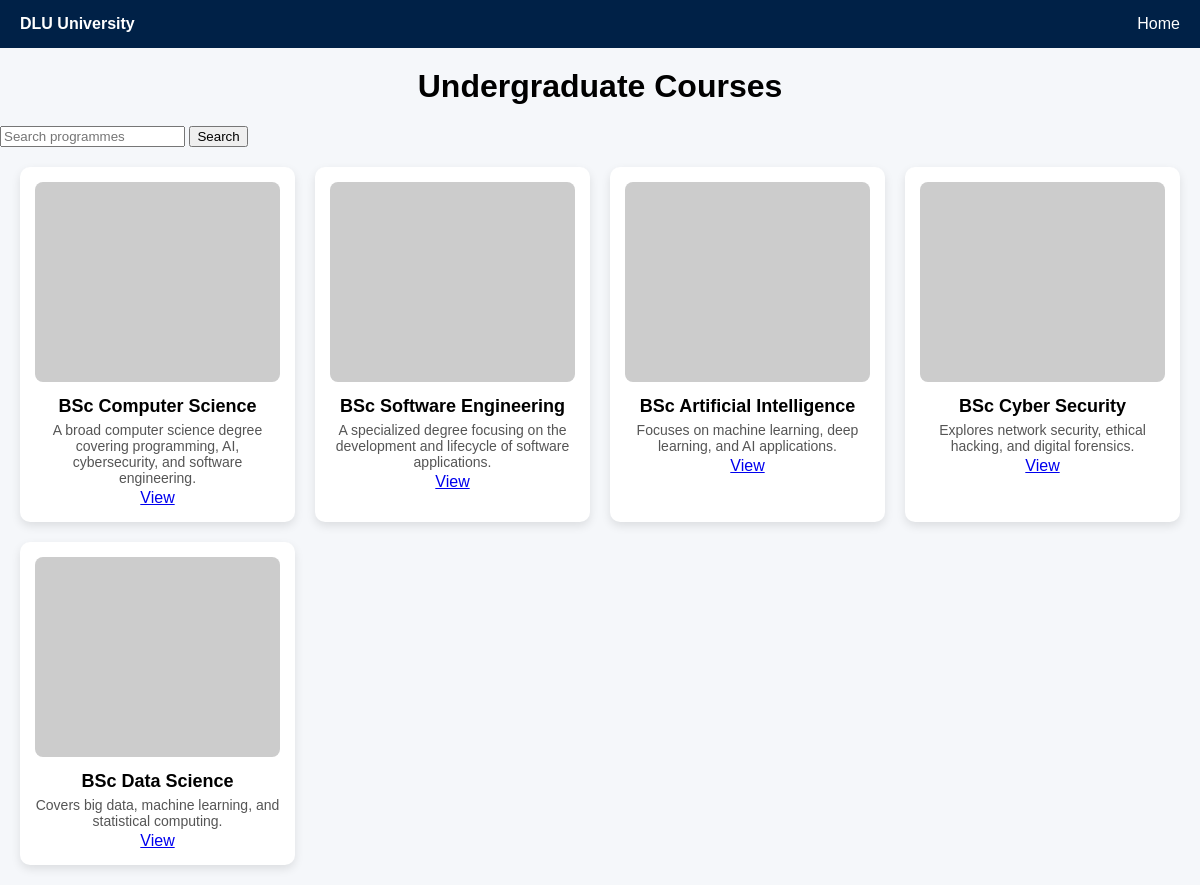
The app's page /course.php?level=1 with its own data.
### tables this page shows
CREATE TABLE `programmes` (
  `ProgrammeID` int(11) NOT NULL,
  `ProgrammeName` text NOT NULL,
  `LevelID` int(11) DEFAULT NULL,
  `ProgrammeLeaderID` int(11) DEFAULT NULL,
  `Description` text DEFAULT NULL,
  `Image` text DEFAULT NULL,
  `is_published` tinyint(4) DEFAULT 1
);

### course.php (the view, shortened to what this page needs)
<?php include 'config.php'; ?>
<!DOCTYPE html>
<html>
<head>
<link rel="stylesheet" href="style.css">
</head>
<body>
<div class="navbar">
<div><b>DLU University</b></div>
<div>
<a href="index.php">Home</a>
     </div>
       </div>
<h1 style="text-align:center; margin-top:20px;">
<?php echo ($_GET['level']==1) ? "Undergraduate Courses" : "Postgraduate Courses"; ?></h1>
<form method="GET" class="form">
     <input type="text" name="search" placeholder="Search programmes">
       <button class="btn">Search</button>
          </form>
<div class="container">
<?php
$level = $_GET['level'];
$sql = "SELECT * FROM Programmes WHERE LevelID=$level";
$result = $conn->query($sql);
while($row = $result->fetch_assoc()){
echo "<div class='card'>";
echo "<img src='".($row['Image'] ? $row['Image'] : "https://via.placeholder.com/300")."'>";
echo "<h2>".$row['ProgrammeName']."</h2>";
echo "<p>".$row['Description']."</p>";
echo "<a href='programme.php?id=".$row['ProgrammeID']."' class='btn'>View</a>";
echo "</div>";
}
?>
   </div>
</body>
</html>

### style.css (style rules this page uses)
body { margin: 0; font-family: Arial, sans-serif; background-color: #f5f7fa; }
.navbar { display: flex; justify-content: space-between; align-items: center; background: #002147; color: white; padding: 15px 20px; }
.navbar a { color: white; margin-left: 15px; text-decoration: none; }
.container { display: grid; grid-template-columns: repeat(4, 1fr); gap: 20px; padding: 20px; max-width: 1200px; margin: auto; }
.card { background: white; border-radius: 10px; padding: 15px; text-align: center; box-shadow: 0 4px 10px rgba(0,0,0,0.1); transition: transform 0.2s ease; }
.card img { width: 100%; height: 200px; object-fit: cover; border-radius: 8px; }
.card h2 { font-size: 18px; margin: 10px 0 5px; }
.card p { font-size: 14px; color: #555; margin: 3px 0; }

### records on screen
programmes: ProgrammeName "BSc Computer Science", Description "A broad computer science degree covering programming, AI, cybersecurity, and software engineering."
programmes: ProgrammeName "BSc Software Engineering", Description "A specialized degree focusing on the development and lifecycle of software applications."
programmes: ProgrammeName "BSc Artificial Intelligence", Description "Focuses on machine learning, deep learning, and AI applications."
programmes: ProgrammeName "BSc Cyber Security", Description "Explores network security, ethical hacking, and digital forensics."
programmes: ProgrammeName "BSc Data Science", Description "Covers big data, machine learning, and statistical computing."
